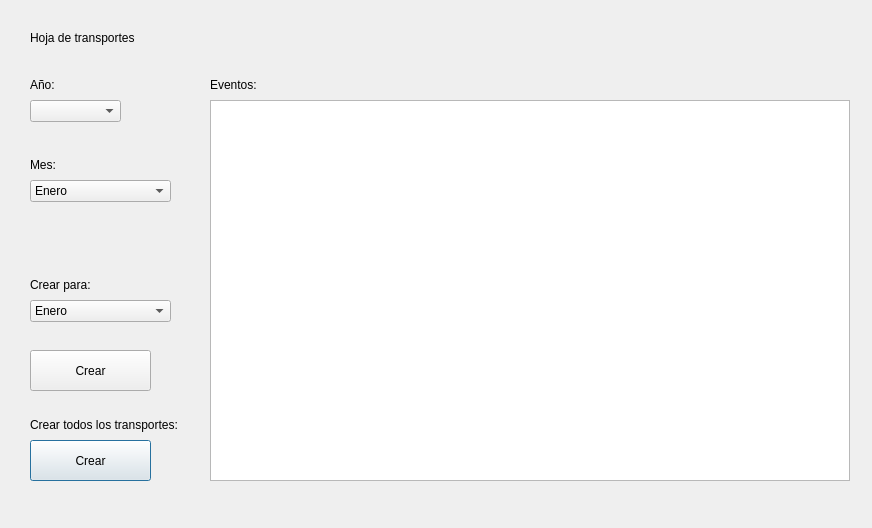
<?xml version="1.0" encoding="UTF-8"?>
<ui version="4.0">
 <class>Dialog</class>
 <widget class="QDialog" name="Dialog">
  <property name="geometry">
   <rect>
    <x>0</x>
    <y>0</y>
    <width>872</width>
    <height>528</height>
   </rect>
  </property>
  <property name="windowTitle">
   <string>Dialog</string>
  </property>
  <widget class="QComboBox" name="comboAnyo">
   <property name="geometry">
    <rect>
     <x>30</x>
     <y>100</y>
     <width>91</width>
     <height>22</height>
    </rect>
   </property>
  </widget>
  <widget class="QLabel" name="labelAnyo">
   <property name="geometry">
    <rect>
     <x>30</x>
     <y>70</y>
     <width>180</width>
     <height>30</height>
    </rect>
   </property>
   <property name="sizePolicy">
    <sizepolicy hsizetype="Fixed" vsizetype="Fixed">
     <horstretch>0</horstretch>
     <verstretch>0</verstretch>
    </sizepolicy>
   </property>
   <property name="text">
    <string>Año:</string>
   </property>
  </widget>
  <widget class="QComboBox" name="comboMes">
   <property name="geometry">
    <rect>
     <x>30</x>
     <y>180</y>
     <width>141</width>
     <height>22</height>
    </rect>
   </property>
   <item>
    <property name="text">
     <string>Enero</string>
    </property>
   </item>
   <item>
    <property name="text">
     <string>Febrero</string>
    </property>
   </item>
   <item>
    <property name="text">
     <string>Marzo</string>
    </property>
   </item>
   <item>
    <property name="text">
     <string>Abril</string>
    </property>
   </item>
   <item>
    <property name="text">
     <string>Mayo</string>
    </property>
   </item>
   <item>
    <property name="text">
     <string>Junio</string>
    </property>
   </item>
   <item>
    <property name="text">
     <string>Julio</string>
    </property>
   </item>
   <item>
    <property name="text">
     <string>Agosto</string>
    </property>
   </item>
   <item>
    <property name="text">
     <string>Septiembre</string>
    </property>
   </item>
   <item>
    <property name="text">
     <string>Octubre</string>
    </property>
   </item>
   <item>
    <property name="text">
     <string>Noviembre</string>
    </property>
   </item>
   <item>
    <property name="text">
     <string>Diciembre</string>
    </property>
   </item>
  </widget>
  <widget class="QLabel" name="labelMes">
   <property name="geometry">
    <rect>
     <x>30</x>
     <y>150</y>
     <width>180</width>
     <height>30</height>
    </rect>
   </property>
   <property name="sizePolicy">
    <sizepolicy hsizetype="Fixed" vsizetype="Fixed">
     <horstretch>0</horstretch>
     <verstretch>0</verstretch>
    </sizepolicy>
   </property>
   <property name="text">
    <string>Mes:</string>
   </property>
  </widget>
  <widget class="QTableWidget" name="tableEventos">
   <property name="geometry">
    <rect>
     <x>210</x>
     <y>100</y>
     <width>640</width>
     <height>381</height>
    </rect>
   </property>
   <property name="sortingEnabled">
    <bool>true</bool>
   </property>
  </widget>
  <widget class="QLabel" name="labelEventos">
   <property name="geometry">
    <rect>
     <x>210</x>
     <y>70</y>
     <width>180</width>
     <height>30</height>
    </rect>
   </property>
   <property name="sizePolicy">
    <sizepolicy hsizetype="Fixed" vsizetype="Fixed">
     <horstretch>0</horstretch>
     <verstretch>0</verstretch>
    </sizepolicy>
   </property>
   <property name="text">
    <string>Eventos:</string>
   </property>
  </widget>
  <widget class="QLabel" name="labelTitle">
   <property name="geometry">
    <rect>
     <x>30</x>
     <y>20</y>
     <width>180</width>
     <height>35</height>
    </rect>
   </property>
   <property name="styleSheet">
    <string notr="true">font: 12pt &quot;MS Shell Dlg 2&quot;;</string>
   </property>
   <property name="text">
    <string>Hoja de transportes</string>
   </property>
  </widget>
  <widget class="QPushButton" name="buttonCrear">
   <property name="geometry">
    <rect>
     <x>30</x>
     <y>440</y>
     <width>121</width>
     <height>41</height>
    </rect>
   </property>
   <property name="text">
    <string>Crear</string>
   </property>
  </widget>
  <widget class="QLabel" name="labelCrear">
   <property name="geometry">
    <rect>
     <x>30</x>
     <y>410</y>
     <width>180</width>
     <height>30</height>
    </rect>
   </property>
   <property name="sizePolicy">
    <sizepolicy hsizetype="Fixed" vsizetype="Fixed">
     <horstretch>0</horstretch>
     <verstretch>0</verstretch>
    </sizepolicy>
   </property>
   <property name="text">
    <string>Crear todos los transportes:</string>
   </property>
  </widget>
  <widget class="QComboBox" name="comboMes_2">
   <property name="geometry">
    <rect>
     <x>30</x>
     <y>300</y>
     <width>141</width>
     <height>22</height>
    </rect>
   </property>
   <item>
    <property name="text">
     <string>Enero</string>
    </property>
   </item>
   <item>
    <property name="text">
     <string>Febrero</string>
    </property>
   </item>
   <item>
    <property name="text">
     <string>Marzo</string>
    </property>
   </item>
   <item>
    <property name="text">
     <string>Abril</string>
    </property>
   </item>
   <item>
    <property name="text">
     <string>Mayo</string>
    </property>
   </item>
   <item>
    <property name="text">
     <string>Junio</string>
    </property>
   </item>
   <item>
    <property name="text">
     <string>Julio</string>
    </property>
   </item>
   <item>
    <property name="text">
     <string>Agosto</string>
    </property>
   </item>
   <item>
    <property name="text">
     <string>Septiembre</string>
    </property>
   </item>
   <item>
    <property name="text">
     <string>Octubre</string>
    </property>
   </item>
   <item>
    <property name="text">
     <string>Noviembre</string>
    </property>
   </item>
   <item>
    <property name="text">
     <string>Diciembre</string>
    </property>
   </item>
  </widget>
  <widget class="QPushButton" name="buttonCrear_2">
   <property name="geometry">
    <rect>
     <x>30</x>
     <y>350</y>
     <width>121</width>
     <height>41</height>
    </rect>
   </property>
   <property name="text">
    <string>Crear</string>
   </property>
  </widget>
  <widget class="QLabel" name="labelCrear_2">
   <property name="geometry">
    <rect>
     <x>30</x>
     <y>270</y>
     <width>180</width>
     <height>30</height>
    </rect>
   </property>
   <property name="sizePolicy">
    <sizepolicy hsizetype="Fixed" vsizetype="Fixed">
     <horstretch>0</horstretch>
     <verstretch>0</verstretch>
    </sizepolicy>
   </property>
   <property name="text">
    <string>Crear para:</string>
   </property>
  </widget>
 </widget>
 <resources/>
 <connections/>
</ui>
